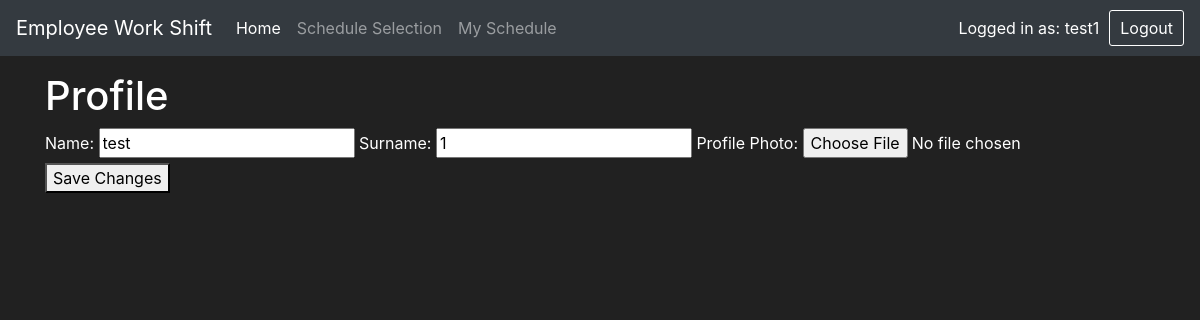
The page /profile (signed in) on the database its author committed.
### main.py (models this page shows, shortened)
class User(UserMixin, db.Model):
    id = db.Column(db.Integer, primary_key=True)
    user_id = db.Column(db.String(20), unique=True, nullable=False)
    user_password = db.Column(db.String(100), nullable=False)
    name = db.Column(db.String(100), nullable=False)
    surname = db.Column(db.String(100), nullable=False)
    rating = db.Column(db.Integer, nullable=False)
    profile_photo = db.Column(db.String(200), nullable=True)

### main.py (the view, shortened to what this page needs)
@app.route('/profile', methods=['GET', 'POST'])
@login_required
def profile():
    user = current_user
    return render_template('profile.html', user=user)

### main.py (called while the page is built)
@login_manager.user_loader
def loader_user(user_id):
    return User.query.get(int(user_id))

@app.context_processor
def inject_current_date():
    now = datetime.now()
    return {'current_year': now.year, 'current_month': now.month}

@app.context_processor
def inject_date():
    now = datetime.now()
    return {'year': now.year, 'month': now.month}

### profile.html (shortened to what this page needs)
{% extends 'base.html' %}
{% block content %}
<h1>Profile</h1>
<form method="POST" enctype="multipart/form-data">
    <label for="name">Name:</label>
    <input type="text" id="name" name="name" value="{{ user.name }}" required>
    <label for="surname">Surname:</label>
    <input type="text" id="surname" name="surname" value="{{ user.surname }}" required>
    <label for="profile_photo">Profile Photo:</label>
    <input type="file" id="profile_photo" name="profile_photo" accept="image/*">
    <button type="submit">Save Changes</button>
</form>
{% endblock %}

### templates/base.html (shortened to what this page needs)
<!doctype html>
<html lang="en">
   <head>
      <link rel="stylesheet" href="https://cdn.jsdelivr.net/npm/bootstrap@4.5.3/dist/css/bootstrap.min.css">
   </head>
   <body>
      <nav class="navbar navbar-expand-md navbar-dark bg-dark">
         <a class="navbar-brand" href="#">Employee Work Shift</a>
         <div class="collapse navbar-collapse" id="navbarNav">
            <ul class="navbar-nav mr-auto">
               <li class="nav-item active">
                  <a class="nav-link" href="{{ url_for('normal_staff') }}">Home <span class="sr-only">(current)</span></a>
               </li>
               <li class="nav-item">
                  <a class="nav-link" href="{{ url_for('user_shift_selection', year=current_year, month=current_month, username=current_user.user_id) }}">Schedule Selection</a>
              </li>
              <li class="nav-item">
                <a class="nav-link" href="{{ url_for('normal_staff') }}">My Schedule <span class="sr-only">(current)</span></a>
             </li>
            </ul>
            <ul class="navbar-nav">
               {% if current_user.is_authenticated %}
               <li class="nav-item">
                  <div class="user-box">
                     <span>Logged in as: {{ current_user.user_id }}</span>
                     <a href="{{ url_for('logout') }}" class="logout-btn">Logout</a>
                  </div>
               </li>
               {% endif %}
            </ul>
         </div>
      </nav>
      <div class="container mt-3">
         {% block content %}
         {% endblock %}
      </div>
   </body>
</html>

### templates/base.html (style rules this page uses)
body { background-color: #212121; color: white; }
.user-box { display: flex; align-items: center; gap: 10px; color: white; }
.logout-btn { color: white; text-decoration: none; padding: 5px 10px; border: 1px solid white; border-radius: 3px; }

### rows shown on the page
User: user_id "test1", name "test", surname "1"
